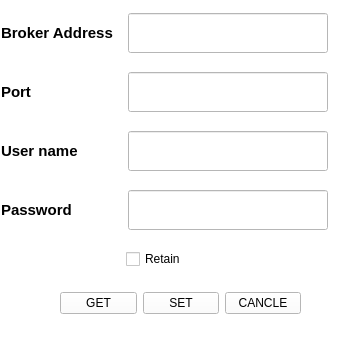
<?xml version="1.0" encoding="UTF-8"?>
<ui version="4.0">
 <class>MainWindow</class>
 <widget class="QMainWindow" name="MainWindow">
  <property name="geometry">
   <rect>
    <x>0</x>
    <y>0</y>
    <width>356</width>
    <height>356</height>
   </rect>
  </property>
  <property name="minimumSize">
   <size>
    <width>356</width>
    <height>356</height>
   </size>
  </property>
  <property name="maximumSize">
   <size>
    <width>356</width>
    <height>356</height>
   </size>
  </property>
  <property name="windowTitle">
   <string>MQTT SETTING</string>
  </property>
  <property name="styleSheet">
   <string notr="true">background-color:white;</string>
  </property>
  <widget class="QWidget" name="centralwidget">
   <widget class="QWidget" name="layoutWidget">
    <property name="geometry">
     <rect>
      <x>0</x>
      <y>0</y>
      <width>330</width>
      <height>286</height>
     </rect>
    </property>
    <layout class="QVBoxLayout" name="verticalLayout">
     <item>
      <layout class="QHBoxLayout" name="horizontalLayout">
       <item>
        <widget class="QLabel" name="label">
         <property name="minimumSize">
          <size>
           <width>100</width>
           <height>0</height>
          </size>
         </property>
         <property name="maximumSize">
          <size>
           <width>120</width>
           <height>16777215</height>
          </size>
         </property>
         <property name="font">
          <font>
           <pointsize>11</pointsize>
           <weight>75</weight>
           <bold>true</bold>
          </font>
         </property>
         <property name="text">
          <string>Broker Address</string>
         </property>
        </widget>
       </item>
       <item>
        <widget class="QLineEdit" name="txt_host">
         <property name="minimumSize">
          <size>
           <width>200</width>
           <height>40</height>
          </size>
         </property>
         <property name="maximumSize">
          <size>
           <width>200</width>
           <height>16777215</height>
          </size>
         </property>
        </widget>
       </item>
      </layout>
     </item>
     <item>
      <layout class="QHBoxLayout" name="horizontalLayout_2">
       <item>
        <widget class="QLabel" name="label_2">
         <property name="minimumSize">
          <size>
           <width>100</width>
           <height>0</height>
          </size>
         </property>
         <property name="maximumSize">
          <size>
           <width>120</width>
           <height>16777215</height>
          </size>
         </property>
         <property name="font">
          <font>
           <pointsize>11</pointsize>
           <weight>75</weight>
           <bold>true</bold>
          </font>
         </property>
         <property name="text">
          <string>Port</string>
         </property>
        </widget>
       </item>
       <item>
        <widget class="QLineEdit" name="txt_port">
         <property name="minimumSize">
          <size>
           <width>200</width>
           <height>40</height>
          </size>
         </property>
         <property name="maximumSize">
          <size>
           <width>200</width>
           <height>16777215</height>
          </size>
         </property>
        </widget>
       </item>
      </layout>
     </item>
     <item>
      <layout class="QHBoxLayout" name="horizontalLayout_3">
       <item>
        <widget class="QLabel" name="label_3">
         <property name="minimumSize">
          <size>
           <width>100</width>
           <height>0</height>
          </size>
         </property>
         <property name="maximumSize">
          <size>
           <width>120</width>
           <height>16777215</height>
          </size>
         </property>
         <property name="font">
          <font>
           <pointsize>11</pointsize>
           <weight>75</weight>
           <bold>true</bold>
          </font>
         </property>
         <property name="text">
          <string>User name</string>
         </property>
        </widget>
       </item>
       <item>
        <widget class="QLineEdit" name="txt_username">
         <property name="minimumSize">
          <size>
           <width>200</width>
           <height>40</height>
          </size>
         </property>
         <property name="maximumSize">
          <size>
           <width>200</width>
           <height>16777215</height>
          </size>
         </property>
        </widget>
       </item>
      </layout>
     </item>
     <item>
      <layout class="QHBoxLayout" name="horizontalLayout_4">
       <item>
        <widget class="QLabel" name="label_4">
         <property name="minimumSize">
          <size>
           <width>100</width>
           <height>0</height>
          </size>
         </property>
         <property name="maximumSize">
          <size>
           <width>120</width>
           <height>16777215</height>
          </size>
         </property>
         <property name="font">
          <font>
           <pointsize>11</pointsize>
           <weight>75</weight>
           <bold>true</bold>
          </font>
         </property>
         <property name="text">
          <string>Password</string>
         </property>
        </widget>
       </item>
       <item>
        <widget class="QLineEdit" name="txt_password">
         <property name="minimumSize">
          <size>
           <width>200</width>
           <height>40</height>
          </size>
         </property>
         <property name="maximumSize">
          <size>
           <width>200</width>
           <height>16777215</height>
          </size>
         </property>
        </widget>
       </item>
      </layout>
     </item>
     <item>
      <layout class="QHBoxLayout" name="horizontalLayout_5">
       <item>
        <widget class="QLabel" name="label_5">
         <property name="maximumSize">
          <size>
           <width>120</width>
           <height>16777215</height>
          </size>
         </property>
         <property name="text">
          <string/>
         </property>
        </widget>
       </item>
       <item>
        <widget class="QCheckBox" name="retain_checkbox">
         <property name="text">
          <string>Retain</string>
         </property>
        </widget>
       </item>
      </layout>
     </item>
    </layout>
   </widget>
   <widget class="QWidget" name="layoutWidget">
    <property name="geometry">
     <rect>
      <x>60</x>
      <y>290</y>
      <width>241</width>
      <height>27</height>
     </rect>
    </property>
    <layout class="QHBoxLayout" name="horizontalLayout_7">
     <item>
      <layout class="QHBoxLayout" name="horizontalLayout_6">
       <item>
        <widget class="QPushButton" name="get_button">
         <property name="text">
          <string>GET</string>
         </property>
        </widget>
       </item>
      </layout>
     </item>
     <item>
      <widget class="QPushButton" name="set_button">
       <property name="text">
        <string>SET</string>
       </property>
      </widget>
     </item>
     <item>
      <widget class="QPushButton" name="cancle_button">
       <property name="text">
        <string>CANCLE</string>
       </property>
      </widget>
     </item>
    </layout>
   </widget>
  </widget>
  <widget class="QMenuBar" name="menubar">
   <property name="geometry">
    <rect>
     <x>0</x>
     <y>0</y>
     <width>356</width>
     <height>21</height>
    </rect>
   </property>
  </widget>
  <widget class="QStatusBar" name="statusbar"/>
 </widget>
 <resources/>
 <connections/>
</ui>
